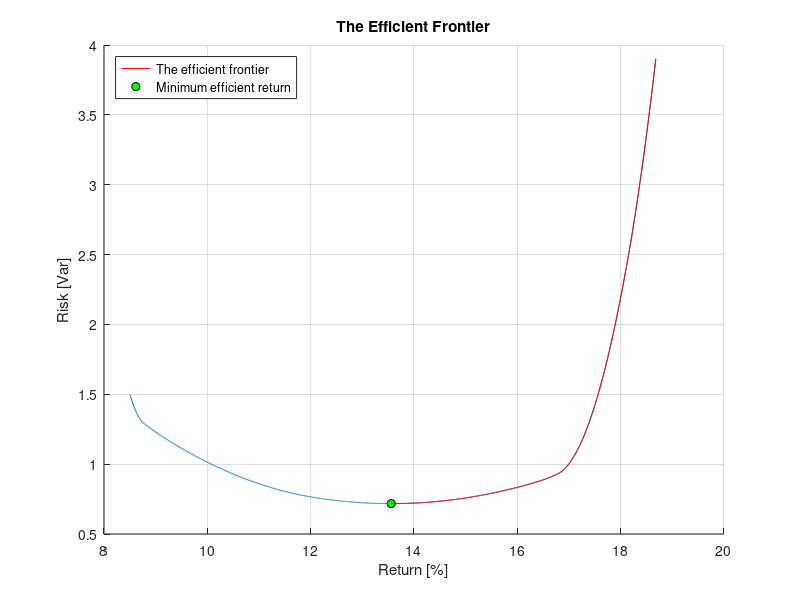

Here is the MATLAB script that generated this plot: (Note: this script raises an error after producing the figure.)
%% Clean up
clear
close all

%% Exercise 5.1.4,
% Computing the efficient frontier
returns = [16.1, 8.5, 15.7, 10.02, 18.68]; 
cov = [2.5 .93 .62 .74 -.23;
              0.93 1.5 0.22 0.56 0.26;
              .62  .22 1.9  .78  -0.27;
              .74 .56 .78 3.6 -0.56;
              -0.23 0.26 -0.27 -0.56 3.9];  
R = 12; 
H = cov;

A1 = returns;
b1 = R;

A2 = [1,1,1,1,1];
b2 = 1;

Aeq = [A1; A2];
beq = [b1; b2];

Aineq = -eye(5);
bineq = zeros(5,1); 

Rs = linspace(min(returns),max(returns),1500);
pf_risks = zeros(length(Rs),1);
options = optimset('Display', 'off');
optPf = zeros(length(Rs),5);

%Compute the efficient frontier for each possible return
for i = 1:length(Rs)
beq = [Rs(i); b2];
x = quadprog( H, [], Aineq, bineq, Aeq, beq,[],[],[],options); 
pf_risks(i) = x'*cov*x;
optPf(i,:) = x;
end

%% Plotting the plotting the efficient frontier
f = figure('Name','Efficient frontier');
hold on
opt_return1 = Rs(pf_risks==min(pf_risks));
opt_risk1 = min(pf_risks);

effRs = Rs(find(Rs == opt_return1):end);
effRisk = pf_risks(find(Rs == opt_return1):end);

%Plot efficient frontier for each possible return
%plot(Rs, pf_risks, returns, diag(cov),'ko')
plot(Rs, pf_risks)
grid on
p1 = plot(opt_return1,opt_risk1 ,'ko','MarkerFaceColor', 'g');
p2 = plot(effRs,effRisk , 'r');
title('The Efficient Frontier')
legend([p2,p1],{'The efficient frontier','Minimum efficient return'}, 'Location', 'northwest')
xlabel('Return [%]')
ylabel('Risk [Var]')
hold off
savefigpdf(f, "ex5_1_the_efficient_frontier", 5); 
%% Plotting the optimal portfolio composition as a function of return
f = figure('Name','Portfolio composition');
hold on 
grid on
p3 = plot(Rs,optPf(:,1));
p4 = plot(Rs,optPf(:,2));
p5 = plot(Rs,optPf(:,3));
p6 = plot(Rs,optPf(:,4));
p7 = plot(Rs,optPf(:,5));
legend([p3,p4,p5,p6,p7], {'Security 1','Security 2','Security 3','Security 4','Security 5'})
xlabel('Return [%]')
ylabel('Percentage of the portfolio [%]')
title('Optimal Portfolio Composition')
savefigpdf(f, "exe5_1_portfolio_coposisitions", 5);

%optPf(Rs == Rs(pf_risks==min(pf_risks)),:)
%pf_composition = optPf(Rs == Rs(pf_risks==min(pf_risks)),:)
%latex = latexTable(sym(pf_composition))

input.data = (optPf(Rs == Rs(pf_risks==min(pf_risks)),:)*100);

% Set column labels (use empty string for no label):
input.tableColLabels = {'Security 1', ...
                        'Security 2', ...
                        'Security 3', ...
                        'Security 4', ...
                        'Security 5'};
% Set row labels (use empty string for no label):
input.tableRowLabels = {'Percentage of \\ portfolio'};
% Set the row format of the data values 
input.dataFormat = {'%.2f'};
% Column alignment ('l'=left-justified, 'c'=centered,'r'=right-justified):
input.tableColumnAlignment = 'c';
% Switch table borders on/off:
input.booktabs = 1;
% LaTex table caption:
input.tableCaption = sprintf('Composition of pareto solution');
% LaTex table label:
input.tableLabel = 'ex5_1.4_pf_composition';
input.makeCompleteLatexDocument = 0;
input.dataNanString = '';
input.tablePlacement = 'ht';
% Now call the function to generate LaTex code:
latex = latexTable(input);
savelatexTable(latex, input.tableLabel, 5);

%% Find the portfolio with the smallest possible risk.
beq = [opt_return1; b2];
x_min = quadprog(H, [], Aineq, bineq, Aeq, beq,[],[],[],options)
        
pf_risk_min = x'*cov*x


